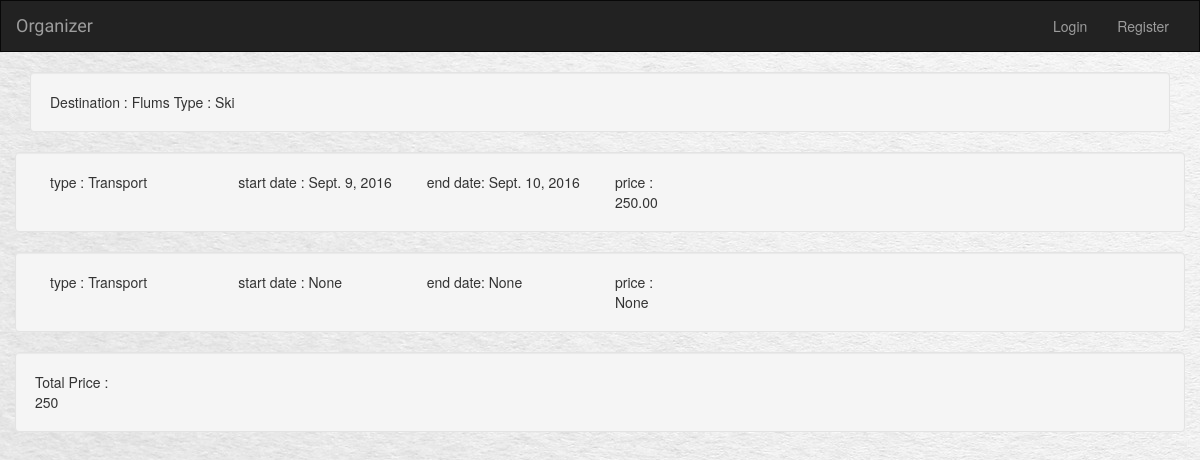
/organizer/trip/2/, run on the app's committed database.
### organizer/models.py (models this page shows)
class NewTrip(models.Model):
	user = models.ForeignKey(User, default=1)
	shared = models.BooleanField(default=False)
	destination = models.CharField(max_length=200)
	startDate = models.DateField(null=True, blank=True)
	endDate = models.DateField(null=True, blank=True)
	trip_picture = models.FileField(null=True, blank=True)
	trip_type = models.ForeignKey(TripType, default=DEFAULT_TRIP_TYPE, on_delete=models.SET_DEFAULT, blank=True)

class TripType(models.Model):
	type_name = models.CharField(max_length=20)
	def __str__(self):
		return self.type_name

class Node(models.Model):
	type = models.ForeignKey(NodeType, default=DEFAULT_TRIP_TYPE, on_delete=models.SET_DEFAULT, blank=True)
	startDate = models.DateField(null=True, blank=True)
	endDate = models.DateField(null=True, blank=True)
	price = models.DecimalField(max_digits=10, decimal_places=2, null=True, blank=True)
	trip = models.ForeignKey(NewTrip, default=None, on_delete=models.SET_DEFAULT, blank=True, null=True)

class NodeType(models.Model):
	type_name = models.CharField(max_length=20)
	def __str__(self):
		return self.type_name

### organizer/views.py (the view, shortened to what this page needs)
# urls.py: url(r'^trip/(?P<trip_id>[0-9]+)/$', views.new_detail, name='detail'),
def new_detail(request, trip_id):
	if not request.user.is_authenticated():
		trip = get_object_or_404(NewTrip, pk=trip_id)
		nodes = Node.objects.filter(trip=trip.pk)
		return render(request, 'organizer/new_details.html', {'trip' : trip, 'nodes': nodes})

### organizer/templates/organizer/new_details.html (shortened to what this page needs)
{% extends 'organizer/base.html'%}
{% block body %}
	<div class="container">
		<div class="row">
			<div class="col-sm-12">
				<div class="col-sm-12 well">
					Destination : {{ trip.destination }}
					Type : {{ trip.trip_type }}
				</div>
			</div>
		</div>
		{% for node in nodes %}
		<div class="row">
			<div class="col-sm-12 well">
				<div class="col-sm-12 col-md-2">
					type : {{ node.type }}
				</div>
				<div class="details">
					<div class="col-sm-12 col-md-2">
						start date : {{ node.startDate }}
					</div>
					<div class="col-sm-12 col-md-2">
						end date: {{ node.endDate }}
					</div>
					<div class="col-sm-12 col-md-2">
						price : <div class="price">{{ node.price }}</div>
					</div>
				</div>
			</div>
		</div>
		{% endfor %}
	</div>
<div class="col-xs-12">
  <div class="well">
	<div id="total">
		<div id="totalLable">
			Total Price :
		</div>
		<div id="totalSum">
		</div>
	</div>
	</div>
</div>
{% endblock %}

### organizer/static/organizer/style.css (style rules this page uses)
body { background: white url("image/paper_background.jpg"); }

### data on the page
NewTrip: destination "Flums", trip_type "Ski"
Node: type "Transport", startDate "Sept. 9, 2016", endDate "Sept. 10, 2016", price "250.00"
Node: type "Transport", startDate "None", endDate "None", price "None"
